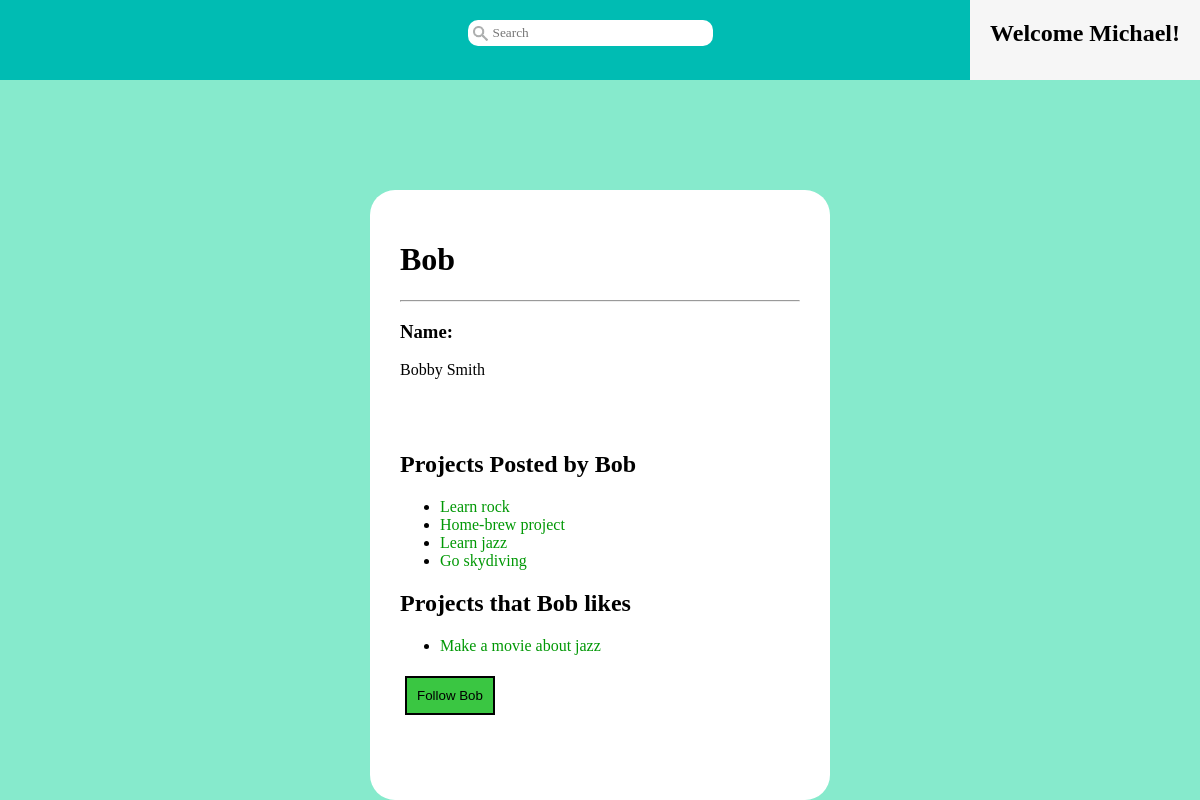
Page /?controller=pages&action=user&user=Bob (signed in) on the committed database.
### tables this page shows
CREATE TABLE User (
  username VARCHAR(15) NOT NULL,
  uname VARCHAR(25) NOT NULL,
  email VARCHAR(20),
  password TEXT NOT NULL,
  str_addr VARCHAR(25),
  ucity VARCHAR(25),
  ustate VARCHAR(25),
  interests TEXT,
  ccn INT NOT NULL,
  last_login DATETIME,
  PRIMARY KEY (username)
);

CREATE TABLE Project (
  pid INTEGER NOT NULL,           --INTEGER primary keys autoincrement in SQLite3
  username VARCHAR(15) NOT NULL,
  pname VARCHAR(15) NOT NULL,
  description TEXT,
  post_time DATETIME NOT NULL,
  proj_completed BIT NOT NULL,    --if project has been completed yet
  completion_time DATETIME,       --date the project was completed
  minfunds REAL NOT NULL,
  maxfunds REAL NOT NULL,
  camp_end_time DATETIME NOT NULL,--date the campaign ends
  camp_finished BIT NOT NULL,     --if campaign is completed yet
  camp_success BIT NOT NULL,      --if the min funds were reached in time
  PRIMARY KEY (pid),
  FOREIGN KEY (username) REFERENCES User(username)
);

### index.php (called while the page is built, shortened)
<?php
    require_once('db.php');
    require_once('view/layout.php');
?>

### db.php (called while the page is built, shortened)
<?php
    class DB {
        private static $instance = null;
        private $db;
        private function __construct() {
            $dbname = $_SERVER['DOCUMENT_ROOT'].'/Flint/flint.db';
            $this->db = new PDO("sqlite:{$dbname}");
        }
        public static function getInstance() {
            if (!isset(self::$instance)) {
                self::$instance = new DB();
            }
            return self::$instance;
        }
        public function runSelect($query, $entries) {
            $db = $this->db;
            $statement = $db->prepare($query);
            if ($entries) {
                $statement->execute($entries);
            } else {
                $statement->execute();
            }
            $results = $statement->fetchAll();
            if ($results) {
                return $this->resultsToArray($results);
            } else {
                return [];
            }
        }
        public function resultsToArray($results) {
            $allitems = array();
            foreach ($results as $row) {
                $item = array();
                foreach (array_keys($row) as $key) {
                    if (gettype($key) != "integer") {
                        $item[$key] = $row[$key];
                    }
                }
                array_push($allitems, $item);
            }
            return($allitems);
        }
    }
?>

### model/user.php (called while the page is built, shortened)
<?php
    class User {
        public function __construct($username, $uname, $email, $str_addr, $ucity,
                $ustate, $interests, $ccn, $last_login) {
            $this->username = $username;
            $this->uname = $uname;
        }
        public static function getUser($username) {
            $db = DB::getInstance();
            $q = "SELECT * FROM User WHERE username=:u;";
            $results = $db->runSelect($q, array(":u" => $username));
            if ($results) {
                $row = $results[0];
                $user = new User(
                        $row['username'],
                        $row['uname'],
                        $row['email'],
                        $row['str_addr'],
                        $row['ucity'],
                        $row['ustate'],
                        $row['interests'],
                        $row['ccn'],
                        $row['last_login']
                    );
                return $user;
            } else {
                return null;
            }
        }
        public static function getUsersFollowed($username) {
            $db = DB::getInstance();
            $q = "SELECT follows FROM Follows WHERE username=:u;";
            $results = $db->runSelect($q, [':u' => $username]);
            if ($results) {
                $followed = [];
                foreach ($results as $row) {
                    $followed[] = $row['follows'];
                }
                return $followed;
            } else {
                return [];
            }
        }
    }
?>

### model/project.php (called while the page is built, shortened)
<?php
    class Project {
        public function __construct($pid, $username, $pname, $description, $post_time,
                $proj_completed, $completion_time, $minfunds, $maxfunds, $camp_end_time,
                $camp_finished, $camp_success, $tags) {
            $this->pid = $pid;
            $this->pname = $pname;
        }
        public static function getProjectTags($pid) {
            $db = DB::getInstance();
            $q = "SELECT name AS tag_name FROM Project JOIN Ptags USING(pid) "
                ."JOIN Tags USING(tid) WHERE pid=:p;";
            $e = [':p' => $pid];
            $results = $db->runSelect($q, $e);
            $tags = [];
            if ($results) {
                foreach ($results as $row) {
                    $tags[] = $row['tag_name'];
                }
            }
            return $tags;
        }
        private static function getLikedProjectsByTime($username, $field) {
            $db = DB::getInstance();
            $q = "SELECT * FROM Project WHERE pid IN "
                    . "(SELECT pid FROM Likes WHERE username=:u) "
                    . "ORDER BY {$field} DESC;";
            $entries = array(":u" => $username);
            $results = $db->runSelect($q, $entries);
            if ($results) {
                $projects = [];
                foreach ($results as $row) {
                    $tags = self::getProjectTags($row['pid']);
                    $projects[] = new Project(
                            $row['pid'],
                            $row['username'],
                            $row['pname'],
                            $row['description'],
                            $row['post_time'],
                            $row['proj_completed'],
                            $row['completion_time'],
                            $row['minfunds'],
                            $row['maxfunds'],
                            $row['camp_end_time'],
                            $row['camp_finished'],
                            $row['camp_success'],
                            $tags
                        );
                }
                return $projects;
            } else {
                return [];
            }
        }
        public static function getProjectsByUsername($username) {
            $db = DB::getInstance();
            $q = "SELECT * FROM Project WHERE username=:u ORDER BY post_time DESC;";
            $entries = array(":u" => $username);
            $results = $db->runSelect($q, $entries);
            if ($results) {
                $projects = [];
                foreach ($results as $row) {
                    $tags = self::getProjectTags($row['pid']);
                    $projects[] = new Project(
                            $row['pid'],
                            $row['username'],
                            $row['pname'],
                            $row['description'],
                            $row['post_time'],
                            $row['proj_completed'],
                            $row['completion_time'],
                            $row['minfunds'],
                            $row['maxfunds'],
                            $row['camp_end_time'],
                            $row['camp_finished'],
                            $row['camp_success'],
                            $tags
                        );
                }
                return $projects;
            } else {
                return [];
            }
        }
        public static function getLikedProjectsByPostTime($username) {
            return self::getLikedProjectsByTime($username, 'post_time');
        }
    }
?>

### view/pages/user_view.php (the view, shortened to what this page needs)
<link rel='stylesheet' href='/Flint/view/pages/css/user.css'>
<div id="container">
    <h1 id='username'><?php echo $user->username; ?></h1>
    <hr />
    <h3>Name:</h3>
    <p><?php echo $user->uname; ?></p>
    <br />
    <?php
        $owner = $_SESSION['username'] == $username;
            ?>
    <br />
<?php
    if ($ownedProjects) {
        if ($owner) {
            echo "<h2>Projects you posted</h2>";
        } else {
            echo "<h2>Projects Posted by ".$username."</h2>";
        }
        echo "<ul>";
        foreach($ownedProjects as $project) {
            $html = "<a class='entry-title'
                        href='/Flint/?controller=pages&action=project&pid="
                        . $project->pid
                        . "'>"
                        . $project->pname ."
                    </a>
            ";
            echo "<li>" . $html . "</li>";
        }
        echo "</ul>";
    }
    if ($likedProjects) {
        if ($owner) {
            echo "<h2>Projects you like</h2>";
        } else {
            echo "<h2>Projects that ".$username." likes</h2>";
        }
        echo "<ul>";
        foreach($likedProjects as $project) {
            $html = "<a class='entry-title'
                        href='/Flint/?controller=pages&action=project&pid="
                        . $project->pid
                        . "'>"
                        . $project->pname ."
                    </a>
            ";
            echo "<li>" . $html . "</li>";
        }
        echo "</ul>";
    }
    if ($_SESSION['username'] != $username && !$followed) {
        echo "<button id='follow-button' type='button'
                onclick=\"followUser('".$username."')\">Follow ".$username."</button>";
    }
?>
</div>

### view/common.css (style rules this page uses)
html { width: 100%; }
body { margin: 0; padding: 0; padding-top: 90px; display: block; background-color: rgb(134, 234, 204); }
button { color: black; background: rgb(58, 198, 66); margin: 5px; padding: 10px; text-decoration: none; border: 2px solid black; }
#container { width: 400px; height: 15%; border-radius: 25px; padding: 30px 30px 80px 30px; background-color: white; margin: 100px auto 0px auto; }
#container h2 { white-space: nowrap; }
.entry-title { text-decoration: none; color: rgb(0,152,5); }

### view/pages/css/user.css (style rules this page uses)
.entry-title { text-decoration: none; color: rgb(0,152,5); }

### rows in the picture
user: username "Bob", uname "Bobby Smith"
project: pname "Learn rock"
project: pname "Home-brew project"
project: pname "Learn jazz"
project: pname "Go skydiving"
project: pname "Make a movie about jazz"

### other values in the picture
$_SESSION['username'] "Michael"
$username "Bob"
